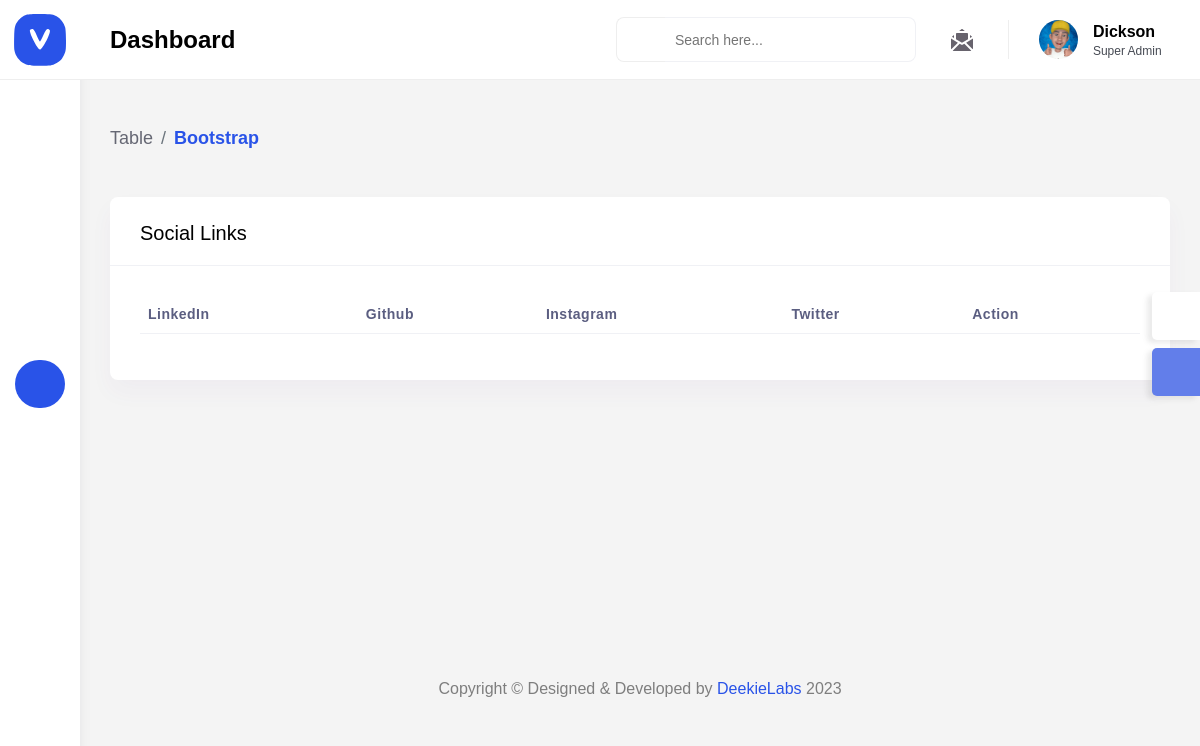
Before: /dashboard/socials/view/ (signed in) with the older database file.
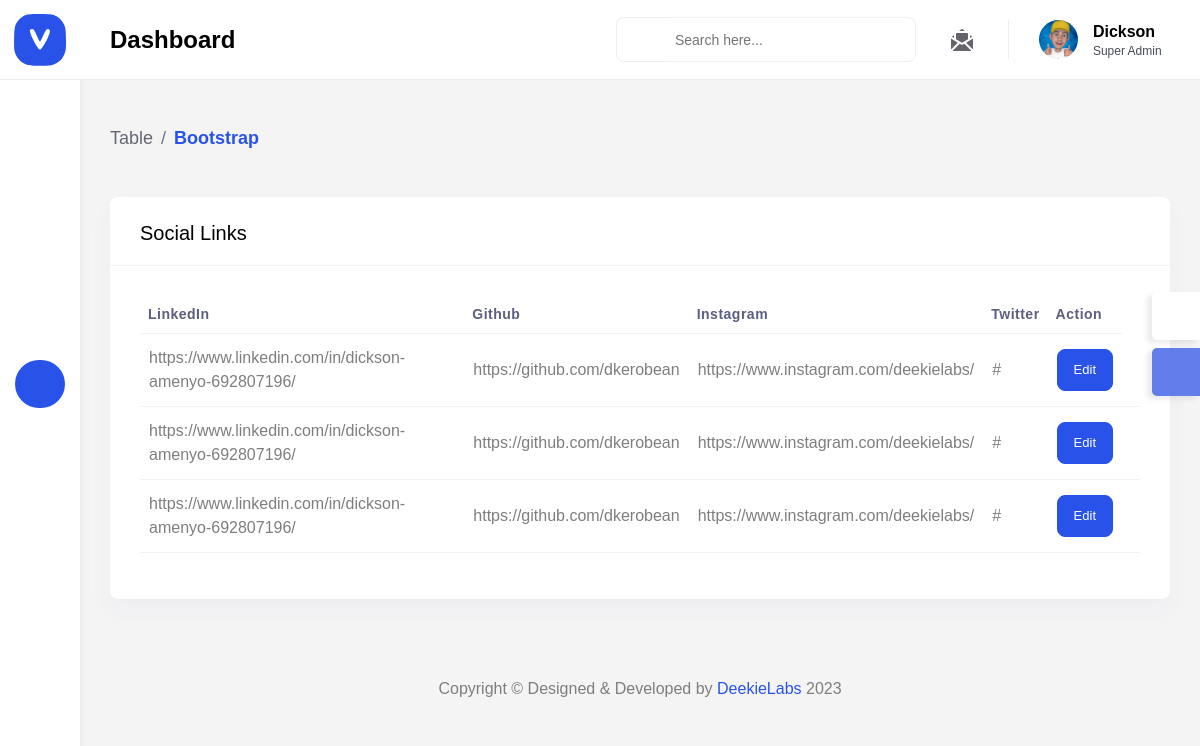
After: the same page with the newer database file.
### main/models.py (models this page shows, shortened)
class Socials(models.Model):
    github = models.CharField(max_length=250)
    instagram = models.CharField(max_length=250)
    twitter = models.CharField(max_length=250)
    linkedin = models.CharField(max_length=250)

### dashboard/views.py (the view)
# urls.py: path('socials/view/', views.viewSocial, name="view-social"),
@login_required(login_url="login")
def viewSocial(request):
    links = Socials.objects.all()
    context = {
        'links':links
    }
    return render(request, 'dashboard/socials/view.html', context)

### dashboard/templates/dashboard/socials/view.html (shortened to what this page needs)
{% extends 'layouts/admin.html' %}
{% load static %}
{% block content %}
        <div class="content-body">
            <div class="container-fluid">
                <div class="page-titles">
					<ol class="breadcrumb">
						<li class="breadcrumb-item"><a href="javascript:void(0)">Table</a></li>
						<li class="breadcrumb-item active"><a href="javascript:void(0)">Bootstrap</a></li>
					</ol>
                </div>
                <div class="row">
                    <div class="col-lg-12">
                        <div class="card">
                            <div class="card-header">
                                <h4 class="card-title">Social Links</h4>
                            </div>
                            <div class="card-body">
                                <div class="table-responsive">
                                    <table class="table table-responsive-md">
                                        <thead>
                                            <tr>
                                                <th><strong>LinkedIn</strong></th>
                                                <th><strong>Github</strong></th>
                                                <th><strong>Instagram</strong></th>
                                                <th><strong>Twitter</strong></th>
                                                <th><strong>Action</strong></th>
                                            </tr>
                                        </thead>
                                        <tbody>
                                            {% for link in links %}
                                                <tr>
                                                <td>{{link.linkedin}}</td>
                                                <td>{{link.github}}</td>
                                                <td>{{link.instagram}}</td>
                                                <td>{{link.twitter}}</td>
                                                <td>
                                                    <a href="{% url 'update-social' link.id%}">
                                                        <button class="btn btn-primary">Edit</button></td>
                                                <td>
												</td>
                                            </tr>
                                            {% endfor %}
                                        </tbody>
                                    </table>
                                </div>
                            </div>
                        </div>
                    </div>
                </div>
            </div>
        </div>
{% endblock content %}

Changed rows visible on the page:
added Socials: linkedin "https://www.linkedin.com/in/dickson-amenyo-692807196/", github "https://github.com/dkerobean", instagram "https://www.instagram.com/deekielabs/", twitter "#"
added Socials: linkedin "https://www.linkedin.com/in/dickson-amenyo-692807196/", github "https://github.com/dkerobean", instagram "https://www.instagram.com/deekielabs/", twitter "#"
added Socials: linkedin "https://www.linkedin.com/in/dickson-amenyo-692807196/", github "https://github.com/dkerobean", instagram "https://www.instagram.com/deekielabs/", twitter "#"
